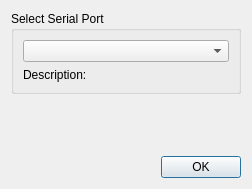
<?xml version="1.0" encoding="UTF-8"?>
<ui version="4.0">
 <class>SettingsDialog</class>
 <widget class="QDialog" name="SettingsDialog">
  <property name="geometry">
   <rect>
    <x>0</x>
    <y>0</y>
    <width>252</width>
    <height>189</height>
   </rect>
  </property>
  <property name="windowTitle">
   <string>Settings</string>
  </property>
  <layout class="QVBoxLayout" name="verticalLayout_2">
   <item>
    <widget class="QGroupBox" name="selectBox">
     <property name="title">
      <string>Select Serial Port</string>
     </property>
     <layout class="QGridLayout" name="gridLayout">
      <item row="0" column="0">
       <widget class="QComboBox" name="serialPortInfoListBox"/>
      </item>
      <item row="1" column="0">
       <widget class="QLabel" name="descriptionLabel">
        <property name="text">
         <string>Description:</string>
        </property>
       </widget>
      </item>
     </layout>
    </widget>
   </item>
   <item>
    <spacer name="verticalSpacer">
     <property name="orientation">
      <enum>Qt::Vertical</enum>
     </property>
     <property name="sizeHint" stdset="0">
      <size>
       <width>20</width>
       <height>40</height>
      </size>
     </property>
    </spacer>
   </item>
   <item>
    <layout class="QHBoxLayout" name="horizontalLayout">
     <item>
      <spacer name="horizontalSpacer">
       <property name="orientation">
        <enum>Qt::Horizontal</enum>
       </property>
       <property name="sizeHint" stdset="0">
        <size>
         <width>96</width>
         <height>10</height>
        </size>
       </property>
      </spacer>
     </item>
     <item>
      <widget class="QPushButton" name="okButton">
       <property name="text">
        <string>OK</string>
       </property>
      </widget>
     </item>
    </layout>
   </item>
  </layout>
 </widget>
 <resources/>
 <connections/>
</ui>
